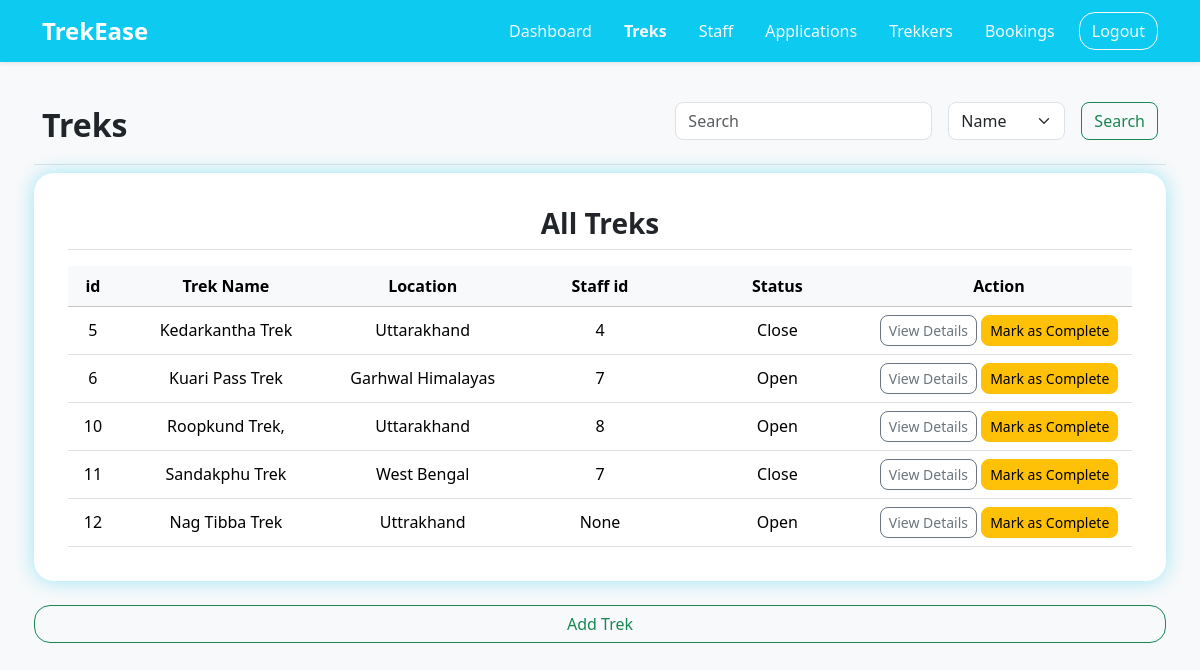
Page /treks on the earlier database version.
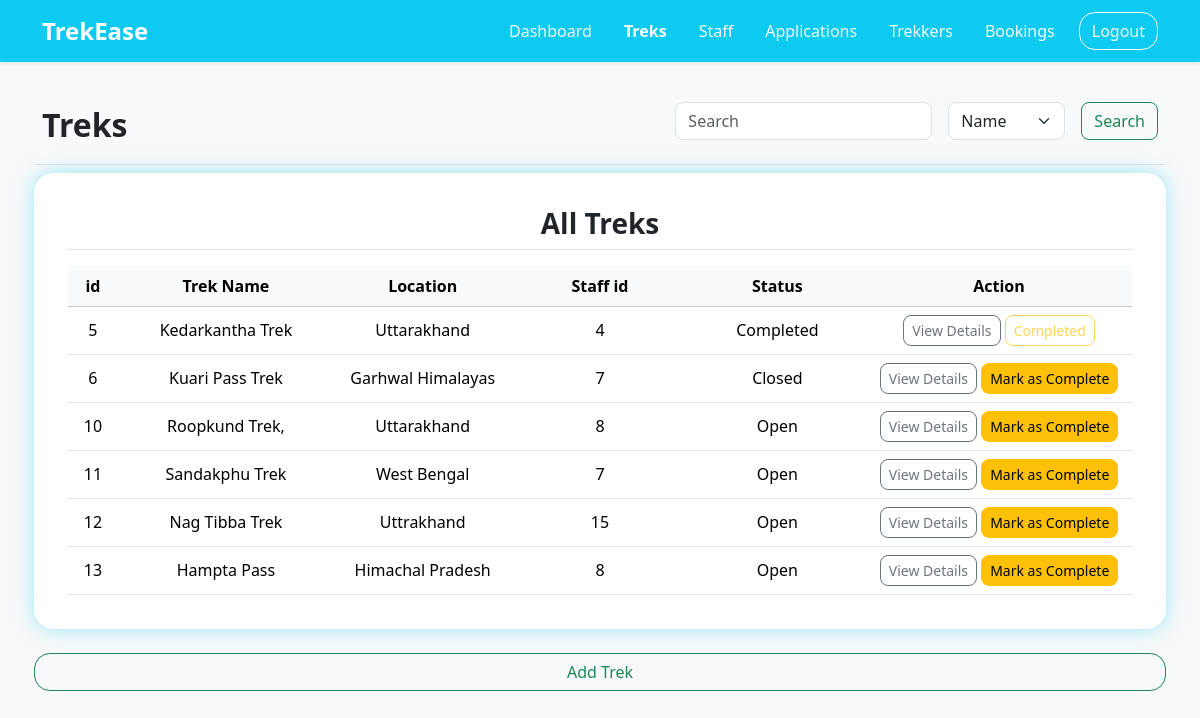
Same page on the later database version.
### application/models.py (models this page shows)
class Trek(db.Model):
    __tablename__ = "trek"
    id = db.Column(db.Integer(), primary_key=True)
    trek_name = db.Column(db.String(30), unique=True, nullable=False)
    location = db.Column(db.String(), nullable=False)
    difficulty = db.Column(db.String(), nullable=False)
    duration = db.Column(db.Integer(), nullable=False)
    available_slots = db.Column(db.Integer(), nullable=False)
    staff_id = db.Column(db.Integer(), db.ForeignKey("user.id"))
    status = db.Column(db.String(), default="Open", nullable=False)
    start_date = db.Column(db.Date, nullable=False)
    end_date = db.Column(db.Date, nullable=False)
    description = db.Column(db.Text)
    image = db.Column(db.String(), nullable=False)
    created_at = db.Column(db.Date, default=date.today, nullable=False)
    bookings = db.relationship("Booking", backref="trek")

### application/controllers.py (the view)
@app.route("/treks")
def treks():
    treks = Trek.query.all()
    return render_template("/admin/treks.html",treks=treks)

### templates/admin/treks.html (shortened to what the changed rows need)
<!DOCTYPE html>
<html lang="en">
<head>
    <link href="https://cdn.jsdelivr.net/npm/bootstrap@5.3.2/dist/css/bootstrap.min.css" rel="stylesheet">
    <link rel="stylesheet" href="/static/style.css">
</head>
<body class="d-flex flex-column min-vh-100 bg-light">
    <div class="container text-center">
        <div class="text-center mt-4">
            <div class="row my-4 g-3">
                <div class="mb-2 d-flex justify-content-between align-items-center w-100 border-bottom pb-2">
                    <h2 class="fw-semibold">Treks</h2>
                </div>
                <div class="admin-tables mb-2">
                    <table class="table table-hover align-middle mb-0">
                        <thead class="text-center table-light sticky-top">
                            <tr>
                                <th scope="col">id</th>
                                <th scope="col">Trek Name</th>
                                <th class="col-2"scope="col">Location</th>
                                <th class="col-2" scope="col">Staff id</th>
                                <th class="col-2" scope="col">Status</th>
                                <th class="col-3" scope="col">Action</th>
                            </tr>
                        </thead>
                        <tbody class="text-center">
                            {% for trek in treks %}
                            <tr>
                                <td>{{trek.id}}</td>
                                <td>{{trek.trek_name}}</td>
                                <td>{{trek.location}}</td>
                                <td>{{trek.staff_id}}</td>
                                <td>{{trek.status}}</td>
                                <td>
                                    <a href="/details/1/trek/{{trek.id}}"
                                    class="btn btn-outline-secondary btn-sm rounded-3">View Details</a>
                                    {% if trek.status != 'Completed' %}
                                    <a href="/admin_update/trek/complete/{{trek.id}}"
                                        class=" btn btn-warning rounded-3 btn-sm ">Mark as Complete</a>
                                    {% elif trek.status == 'Completed' %}
                                    <a href="/admin_update/trek/complete/{{trek.id}}"
                                        class=" btn btn-outline-warning rounded-3 btn-sm disabled">Completed</a>
                                    {% endif %}
                                </td>
                            </tr>
                            {% endfor %}
                        </tbody>
                    </table>
                </div>
            </div>
        </div>
    </div>
</body>
</html>

Differences in the rows shown:
changed Trek "Kedarkantha Trek": status "Close" → "Completed"; status "Mark as Complete" → "Completed"
changed Trek "Kuari Pass Trek": status "Open" → "Closed"
changed Trek "Sandakphu Trek": status "Close" → "Open"
changed Trek "Nag Tibba Trek": staff_id "None" → "15"
added Trek: id "13", trek_name "Hampta Pass", location "Himachal Pradesh", staff_id "8", status "Open"
